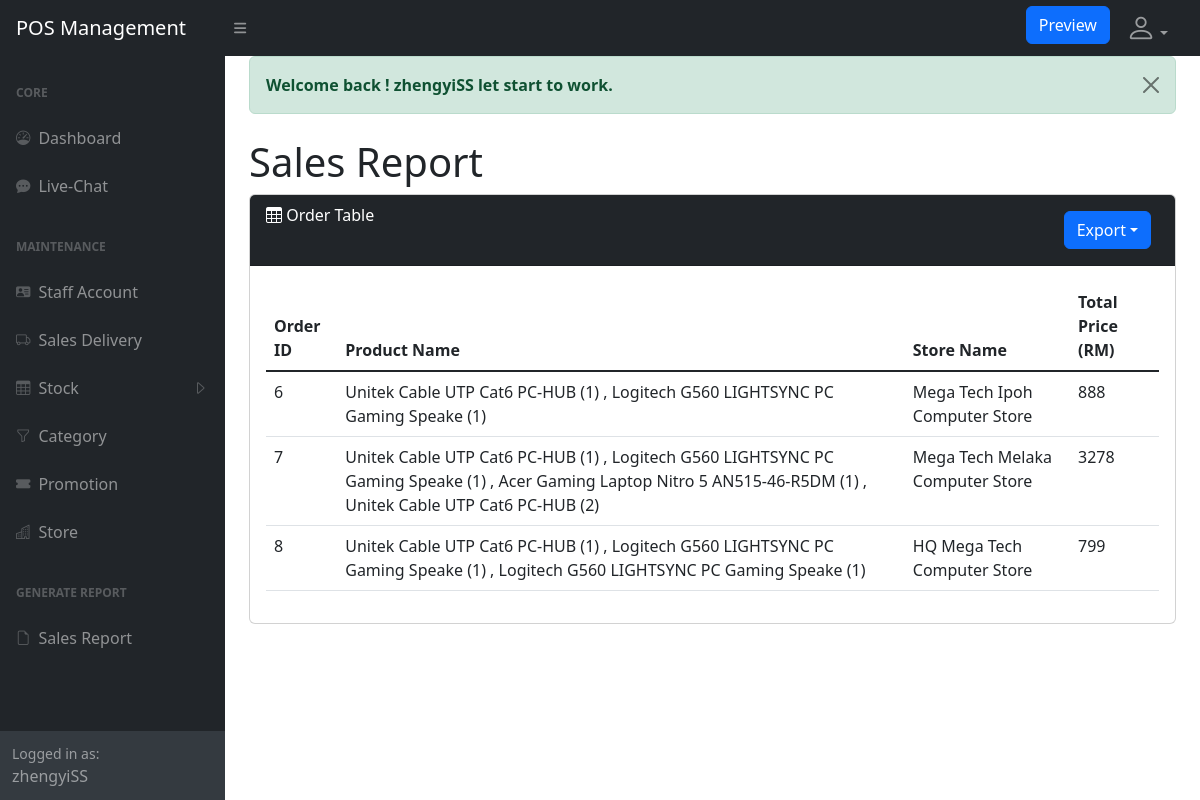
Page /administration/salesReport.php (signed in) on the committed database.
### tables this page shows
CREATE TABLE `orders` (
  `id` int(255) NOT NULL,
  `name` varchar(255) NOT NULL,
  `number` varchar(255) NOT NULL,
  `email` varchar(255) NOT NULL,
  `method` varchar(255) NOT NULL,
  `flat` varchar(255) NOT NULL,
  `street` varchar(255) NOT NULL,
  `city` varchar(255) NOT NULL,
  `state` varchar(255) NOT NULL,
  `country` varchar(255) NOT NULL,
  `postal_code` varchar(255) NOT NULL,
  `total_product` varchar(255) NOT NULL,
  `total_price` varchar(255) NOT NULL,
  `delivery_mode` varchar(255) NOT NULL,
  `store_send` varchar(255) NOT NULL,
  `delivery_status` varchar(255) NOT NULL,
  `date` date NOT NULL
);

### administration/salesReport.php (the view, shortened to what this page needs)
<?php
require 'dbconnect.php';
$sql = "SELECT * FROM orders";
$result = mysqli_query($connect, $sql);
include 'static-include/header.php';
require 'static-nav/static-headnav.php';
require 'static-nav/static-sidenav.php';
?>
<div id="layoutSidenav_content">
    <main>
        <div class="container-fluid px-4">
            <?php include 'alertMessage.php'; ?>
            <h1 class="mt-4">Sales Report</h1>
            <div class="card mb-4">
                <div class="card-header bg-dark text-white">
                    <i class="bi bi-table"></i>
                    Order Table
                    <div class="dropdown float-end">
                        <button type="button" class="btn btn-primary dropdown-toggle m-md-2" data-bs-toggle="dropdown">Export</button>
                    </div>
                </div>
                <div class="card-body">
                    <table class="table">
                        <thead>
                            <tr>
                                <th>Order ID</th>
                                <th>Product Name</th>
                                <th>Store Name</th>
                                <th>Total Price (RM)</th>
                            </tr>
                        </thead>
                        <tbody>
                            <?php
                            if (mysqli_num_rows($result) > 0) {
                                foreach ($result as $order) {
                                    ?>
                                    <tr>
                                        <td><?php echo $order["id"]; ?></td>
                                        <td><?php echo $order["total_product"]; ?></td>
                                        <td><?php echo $order["store_send"]; ?> </td>
                                        <td><?php echo $order["total_price"]; ?></td>
                                    </tr>
                                    <?php
                                }
                            } else {
                                echo "<h5 class='text-primary'>No Record Found.....</h5>";
                            }
                            ?>
                        </tbody>
                    </table>
                </div>
            </div>
        </div>
    </main>
</div>
</body>
</html>

### rows in the picture
orders: id "6", total_product "Unitek Cable UTP Cat6 PC-HUB (1) , Logitech G560 LIGHTSYNC PC Gaming Speake (1)", store_send "Mega Tech Ipoh Computer Store", total_price "888"
orders: id "7", total_product "Unitek Cable UTP Cat6 PC-HUB (1) , Logitech G560 LIGHTSYNC PC Gaming Speake (1) , Acer Gaming Laptop Nitro 5 AN515-46-R5DM (1) , Unitek Cable UTP Cat6 PC-HUB (2)", store_send "Mega Tech Melaka Computer Store", total_price "3278"
orders: id "8", total_product "Unitek Cable UTP Cat6 PC-HUB (1) , Logitech G560 LIGHTSYNC PC Gaming Speake (1) , Logitech G560 LIGHTSYNC PC Gaming Speake (1)", store_send "HQ Mega Tech Computer Store", total_price "799"

### other values in the picture
$_SESSION['username'] "zhengyiSS"
$_SESSION['message'] "Welcome back ! zhengyiSS let start to work."
